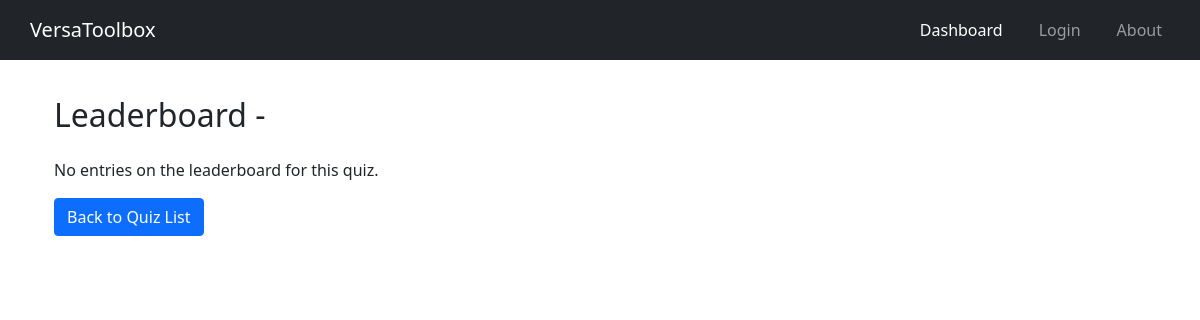
The app's page /leaderboard/, older data.
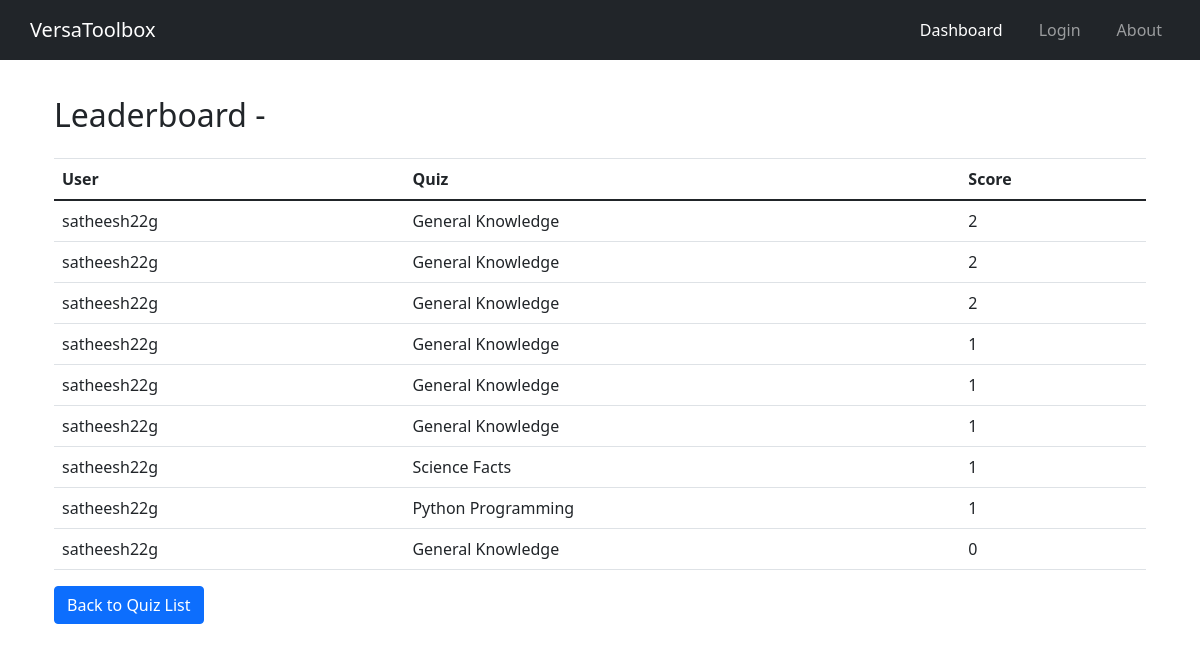
The same page, newer data.
### quiz/models.py (models this page shows)
class QuizTaker(models.Model):
    user = models.ForeignKey(settings.AUTH_USER_MODEL, on_delete=models.CASCADE)
    quiz = models.ForeignKey(Quiz, on_delete=models.CASCADE)
    score = models.PositiveIntegerField()

class Quiz(models.Model):
    title = models.CharField(max_length=255)
    category = models.CharField(max_length=255)

### users/models.py (models this page shows, shortened)
class CustomUser(AbstractUser):
    email = models.EmailField(unique=True)

### quiz/views.py (the view)
# urls.py: path('leaderboard/', leaderboard, name='leaderboard'),
def leaderboard(request):
    leaderboard = QuizTaker.objects.all().order_by('-score')
    return render(request, 'leaderboard.html', {'leaderboard': leaderboard})

### users/context_processors.py (called while the page is built)
def common_context(request):
    username = request.session.get('username', None)
    return {'username': username}

### quiz/templates/leaderboard.html (shortened to what this page needs)
<!DOCTYPE html>
<html lang="en">
<head>
  <link href="https://cdn.jsdelivr.net/npm/bootstrap@5.3.0/dist/css/bootstrap.min.css" rel="stylesheet">
  <link href="https://stackpath.bootstrapcdn.com/bootstrap/4.5.2/css/bootstrap.min.css" rel="stylesheet">
</head>
<body>
    {% include 'nav.html' %}
    <div class="container py-5 mt-5">
    <h2 class="mb-4">Leaderboard - {{ quiz.title }}</h2>
    {% if leaderboard %}
      <table class="table">
        <thead>
          <tr>
            <th>User</th>
            <th>Quiz</th>
            <th>Score</th>
          </tr>
        </thead>
        <tbody>
          {% for entry in leaderboard %}
            <tr>
              <td>{{ entry.user.username }}</td>
              <td>{{ entry.quiz.title }}</td>
              <td>{{ entry.score }}</td>
            </tr>
          {% endfor %}
        </tbody>
      </table>
    {% else %}
      <p class="mt-4">No entries on the leaderboard for this quiz.</p>
    {% endif %}
    <a href="{% url 'quiz_list' %}" class="btn btn-primary">Back to Quiz List</a>
  </div>
</body>
</html>

Row changes from the older to the newer data that the page shows:
added QuizTaker: user.username "satheesh22g", quiz "General Knowledge", score "2"
added QuizTaker: user.username "satheesh22g", quiz "General Knowledge", score "2"
added QuizTaker: user.username "satheesh22g", quiz "General Knowledge", score "2"
added QuizTaker: user.username "satheesh22g", quiz "General Knowledge", score "1"
added QuizTaker: user.username "satheesh22g", quiz "General Knowledge", score "1"
added QuizTaker: user.username "satheesh22g", quiz "General Knowledge", score "1"
added QuizTaker: user.username "satheesh22g", quiz "Science Facts", score "1"
added QuizTaker: user.username "satheesh22g", quiz "Python Programming", score "1"
added QuizTaker: user.username "satheesh22g", quiz "General Knowledge", score "0"
Text that changed along with them:
text no longer shown: "No entries on the leaderboard for this quiz."
text now shown: "User Quiz Score"
